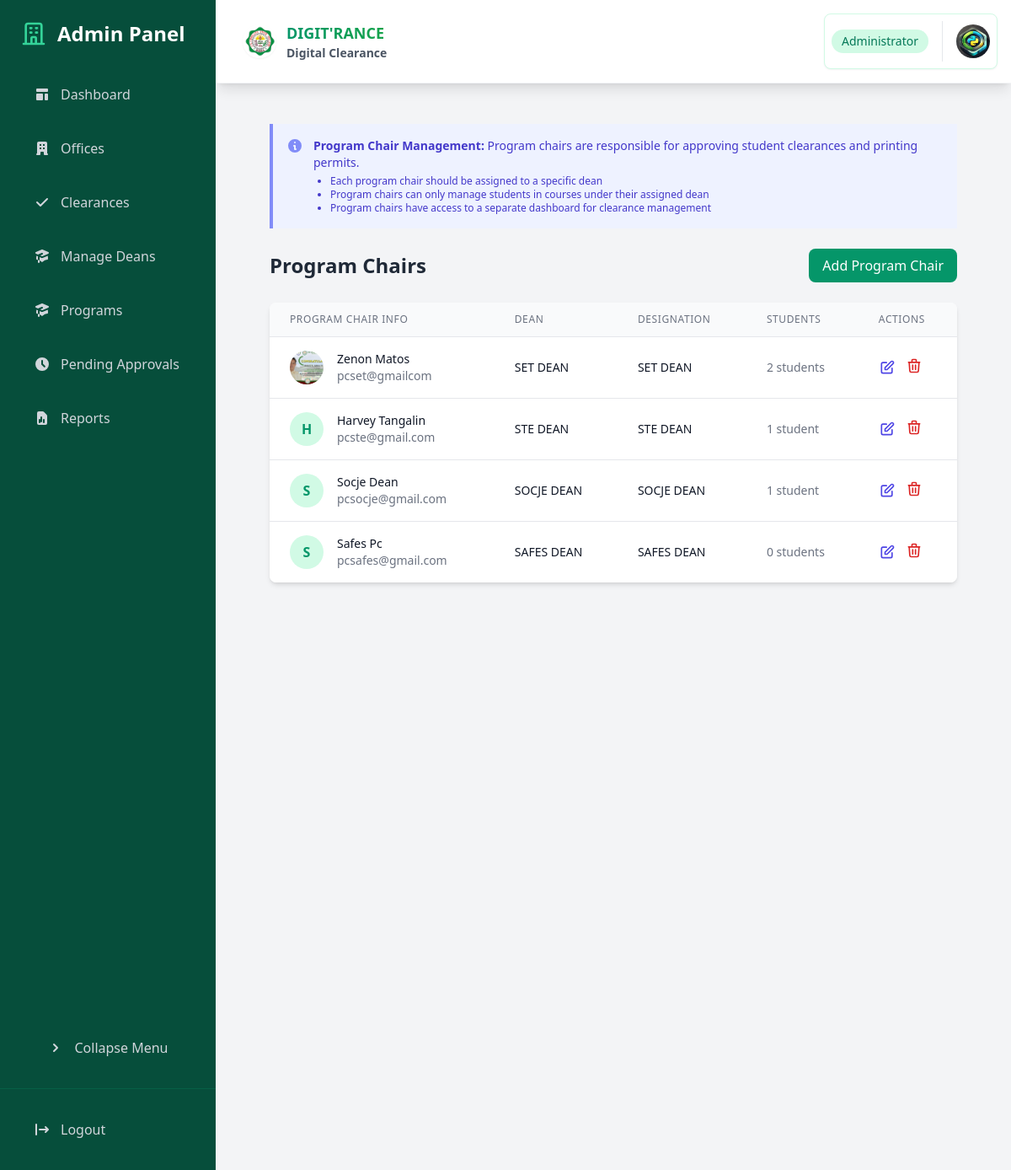
The page /dashboard/admin/program-chairs/ (signed in) on the database its author committed.
### core/models.py (models this page shows, shortened)
class ProgramChair(models.Model):
    user = models.OneToOneField(User, on_delete=models.CASCADE)
    dean = models.ForeignKey(Dean, on_delete=models.SET_NULL, null=True, blank=True)
    profile_picture = models.ImageField(upload_to='program_chair_profiles/', null=True, blank=True)
    designation = models.CharField(max_length=100, blank=True, null=True)
    def get_full_name(self):
        return self.user.get_full_name()

class Dean(models.Model):
    name = models.CharField(max_length=100, unique=True)
    logo = models.ImageField(upload_to='dean_logos/', blank=True, null=True)
    description = models.TextField(blank=True, null=True)
    created_at = models.DateTimeField(auto_now_add=True)

### core/views.py (the view, shortened to what this page needs)
# urls.py: path('dashboard/admin/program-chairs/', views.admin_program_chairs, name='admin_program_chairs'),
@login_required
@user_passes_test(lambda u: u.is_superuser)
def admin_program_chairs(request):
    program_chairs = ProgramChair.objects.all().select_related('user', 'dean')
    for pc in program_chairs:
        pc.student_count = Student.objects.filter(program_chair=pc).count()
    program_chair_user_ids = program_chairs.values_list('user_id', flat=True)
    available_users = User.objects.exclude(id__in=program_chair_user_ids).filter(is_active=True)
    return render(request, 'admin/program_chairs.html', {
        'program_chairs': program_chairs,
        'available_users': available_users,
        'deans': Dean.objects.all()
    })

### core/models.py (called while the page is built)
    def get_profile_picture_url(self):
        return self.profile_picture.url if self.profile_picture else static('img/default-profile.png')

### templates/admin/program_chairs.html (shortened to what this page needs)
{% extends 'admin/base_admin.html' %}
{% block admin_content %}
<div class="space-y-6">
    <div class="bg-indigo-50 border-l-4 border-indigo-400 p-4 mb-4">
        <div class="flex">
            <div class="flex-shrink-0">
                <svg class="h-5 w-5 text-indigo-400" viewBox="0 0 20 20" fill="currentColor">
                    <path fill-rule="evenodd" d="M18 10a8 8 0 11-16 0 8 8 0 0116 0zm-7-4a1 1 0 11-2 0 1 1 0 012 0zM9 9a1 1 0 000 2v3a1 1 0 001 1h1a1 1 0 100-2v-3a1 1 0 00-1-1H9z" clip-rule="evenodd" />
                </svg>
            </div>
            <div class="ml-3">
                <p class="text-sm text-indigo-700">
                    <strong>Program Chair Management:</strong> Program chairs are responsible for approving student clearances and printing permits.
                </p>
                <ul class="list-disc ml-5 text-xs text-indigo-700 mt-1">
                    <li>Each program chair should be assigned to a specific dean</li>
                    <li>Program chairs can only manage students in courses under their assigned dean</li>
                    <li>Program chairs have access to a separate dashboard for clearance management</li>
                </ul>
            </div>
        </div>
    </div>
    <div class="flex justify-between items-center">
        <h1 class="text-2xl font-bold text-gray-800">Program Chairs</h1>
        <button onclick="showAddProgramChairModal()" class="px-4 py-2 bg-emerald-600 text-white rounded-lg hover:bg-emerald-700 transition-colors">
            Add Program Chair
        </button>
    </div>
    <div class="bg-white shadow-md rounded-lg overflow-hidden">
        <table class="min-w-full divide-y divide-gray-200">
            <thead class="bg-gray-50">
                <tr>
                    <th class="px-6 py-3 text-left text-xs font-medium text-gray-500 uppercase tracking-wider">Program Chair Info</th>
                    <th class="px-6 py-3 text-left text-xs font-medium text-gray-500 uppercase tracking-wider">Dean</th>
                    <th class="px-6 py-3 text-left text-xs font-medium text-gray-500 uppercase tracking-wider">Designation</th>
                    <th class="px-6 py-3 text-left text-xs font-medium text-gray-500 uppercase tracking-wider">Students</th>
                    <th class="px-6 py-3 text-left text-xs font-medium text-gray-500 uppercase tracking-wider">Actions</th>
                </tr>
            </thead>
            <tbody class="bg-white divide-y divide-gray-200">
                {% for program_chair in program_chairs %}
                <tr>
                    <td class="px-6 py-4 whitespace-nowrap">
                        <div class="flex items-center">
                            <div class="flex-shrink-0 h-10 w-10">
                                {% if program_chair.profile_picture %}
                                <img class="h-10 w-10 rounded-full object-cover" src="{{ program_chair.profile_picture.url }}" alt="{{ program_chair.get_full_name }}">
                                {% else %}
                                <div class="h-10 w-10 rounded-full bg-emerald-100 flex items-center justify-center">
                                    <span class="text-emerald-600 font-bold">{{ program_chair.get_full_name|slice:":1" }}</span>
                                </div>
                                {% endif %}
                            </div>
                            <div class="ml-4">
                                <div class="text-sm font-medium text-gray-900">{{ program_chair.get_full_name }}</div>
                                <div class="text-sm text-gray-500">{{ program_chair.user.email }}</div>
                            </div>
                        </div>
                    </td>
                    <td class="px-6 py-4 whitespace-nowrap">
                        <div class="text-sm text-gray-900">{{ program_chair.dean.name|default:"Not Assigned" }}</div>
                    </td>
                    <td class="px-6 py-4 whitespace-nowrap">
                        <div class="text-sm text-gray-900">{{ program_chair.designation|default:"Not Specified" }}</div>
                    </td>
                    <td class="px-6 py-4 whitespace-nowrap text-sm text-gray-500">
                        {{ program_chair.student_count }} student{{ program_chair.student_count|pluralize }}
                    </td>
                    <td class="px-6 py-4 whitespace-nowrap text-sm font-medium">
                        <div class="flex items-center space-x-3">
                            <button onclick="editProgramChair('{{ program_chair.id }}')"
                                    class="text-indigo-600 hover:text-indigo-900 transition-colors" title="Edit Program Chair">
                                <svg class="w-5 h-5" fill="none" stroke="currentColor" viewBox="0 0 24 24">
                                    <path stroke-linecap="round" stroke-linejoin="round" stroke-width="2" d="M11 5H6a2 2 0 00-2 2v11a2 2 0 002 2h11a2 2 0 002-2v-5m-1.414-9.414a2 2 0 112.828 2.828L11.828 15H9v-2.828l8.586-8.586z" />
                                </svg>
                            </button>
                            <div class="relative" x-data="{ open: false }">
                                <button @click="open = !open" type="button"
                                        class="text-red-600 hover:text-red-900 transition-colors"
                                        title="Delete Options">
                                    <svg class="w-5 h-5" fill="none" stroke="currentColor" viewBox="0 0 24 24">
                                        <path stroke-linecap="round" stroke-linejoin="round" stroke-width="2" d="M19 7l-.867 12.142A2 2 0 0116.138 21H7.862a2 2 0 01-1.995-1.858L5 7m5 4v6m4-6v6m1-10V4a1 1 0 00-1-1h-4a1 1 0 00-1 1v3M4 7h16" />
                                    </svg>
                                </button>
                            </div>
                        </div>
                    </td>
                </tr>
                {% empty %}
                <tr>
                    <td colspan="5" class="px-6 py-4 text-center text-gray-500">
                        No program chairs found. Click "Add Program Chair" to create one.
                    </td>
                </tr>
                {% endfor %}
            </tbody>
        </table>
    </div>
</div>
{% endblock %}

### rows shown on the page
ProgramChair: profile_picture (picture), get_full_name "Zenon Matos", user.email "pcset@gmailcom", dean.name "SET DEAN", designation "SET DEAN", student_count "2"
ProgramChair: get_full_name "H", get_full_name "Harvey Tangalin", user.email "pcste@gmail.com", dean.name "STE DEAN", designation "STE DEAN", student_count "1"
ProgramChair: get_full_name "S", get_full_name "Socje Dean", user.email "pcsocje@gmail.com", dean.name "SOCJE DEAN", designation "SOCJE DEAN", student_count "1"
ProgramChair: get_full_name "S", get_full_name "Safes Pc", user.email "pcsafes@gmail.com", dean.name "SAFES DEAN", designation "SAFES DEAN", student_count "0"
